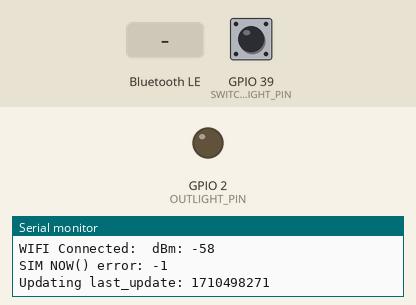
Recording of a sketch running on a simulated ESP32. On the bench: output pins drawn as LEDs (lit = HIGH), the last lines printed to the serial monitor. The test bench sets the inputs (shaded band); at power-on: GPIO 39 (SWITCH_OUTLIGHT_PIN) HIGH. WiFi joins after 1.5 s; servers stay silent unless stated; the local clock reads 2024-03-15 10:24:30 at power-on unless the sketch sets it; EEPROM starts erased; nothing arrives over Bluetooth unless stated; a phone connects over Bluetooth LE 3 s after start.

Above: at 2.9 s.
3.0 s: GPIO 39 (SWITCH_OUTLIGHT_PIN) pulled LOW for 0.15 s
At 4.2 s:
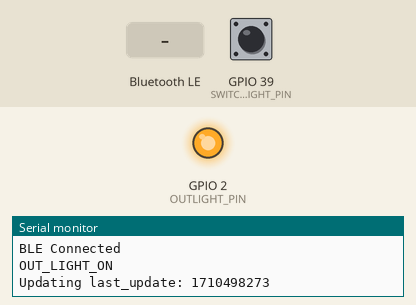
4.6 s: Bluetooth LE write "OUT_LIGHT_OFF" received
At 5.6 s:
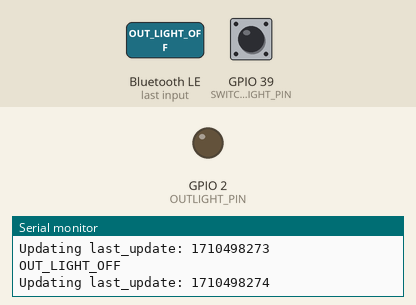
6.1 s: Bluetooth LE write "OUT_LIGHT_ON" received
At 6.7 s:
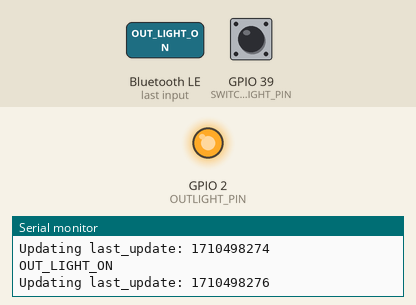
7.6 s: GPIO 39 (SWITCH_OUTLIGHT_PIN) pulled LOW for 1 s
At 7.9 s:
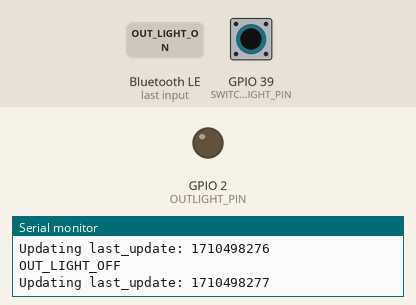
Timing chart, 0 to 10.6 s (numbered marks = the images above; inputs shaded):
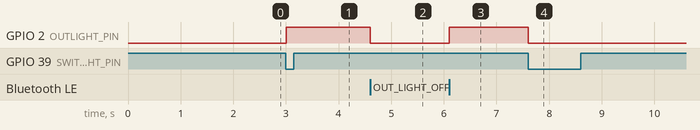

The sketch:

iratxo.ino
```cpp
#include <ArduinoJson.h>
#include <Preferences.h>
#include <RTClib.h>
#include "Ble.h"
#include "Sim.h"

#define OUTLIGHT_PIN 2
#define SWITCH_OUTLIGHT_PIN 39

unsigned long         lastOutLightDebounceTime  = 0;
const unsigned long   outLightdebounceDelay     = 2000;
unsigned long         last_update               = 0;
int                   refresh                   = 5;
static unsigned long  lastRead                  = 0;

Ble ble;
Sim sim;
Preferences prefs;
RTC_DS3231 rtc;

void setPins() {
  pinMode(OUTLIGHT_PIN, OUTPUT);
  pinMode(SWITCH_OUTLIGHT_PIN, INPUT);
  digitalWrite(OUTLIGHT_PIN, LOW);
}

void setClock() {
  Wire.begin(4, 16);

  if (!rtc.begin()) {
    Serial.println("No se detecta el RTC DS3231");
    while (1);
  }

  if (rtc.lostPower()) {
    Serial.println("RTC sin hora, ajustando...");
    rtc.adjust(DateTime(F(__DATE__), F(__TIME__)));
  }
}

void setPrefs(JsonDocument* data) {
  prefs.begin("iratxo", false);
  for (JsonPair kv : (*data)["data"].as<JsonObject>()) {
    prefs.putString(kv.key().c_str(), kv.value().as<String>());
  }
  prefs.end();
}

void setWriteCallback(String command, JsonDocument* data = nullptr) {
  JsonDocument response;

  command.trim();
  response["command"] = command;
  response["status"]  = "OK";

  if (command == "OUT_LIGHT_ON") {
    digitalWrite(OUTLIGHT_PIN, HIGH);
    response["message"]     = "Kanpoko argia piztuta";
    response["OUT_LIGHT"]   = 1;

  } else if (command == "OUT_LIGHT_OFF") {
    digitalWrite(OUTLIGHT_PIN, LOW);
    response["message"]     = "Kanpoko argia itzalita";
    response["OUT_LIGHT"]   = 0;
    response["WIFI_SSID"]   = prefs.getString("wifi_ssid", "Jesukristo");

  } else if (command == "READ_VALUES") {
    response["message"]     = "Datuak ongi irakurrita";
    response["OUT_LIGHT"]   = digitalRead(OUTLIGHT_PIN);

  } else if (command == "SET_PREFS") {
    response["message"]     = "Preferentziak aldatu";
    if(data) setPrefs(data);

  } else {
    response["message"]     = "COMMAND error";
  }

  Serial.println(command);
  updateLastUpdate();
  ble.sendNotify(response);
}

void readSwitchOutLight() {
  if (digitalRead(SWITCH_OUTLIGHT_PIN) == LOW && (millis() - lastOutLightDebounceTime) > outLightdebounceDelay) {
    lastOutLightDebounceTime = millis();
    setWriteCallback(!digitalRead(OUTLIGHT_PIN) ? "OUT_LIGHT_ON" : "OUT_LIGHT_OFF");
  }
}

void updateLastUpdate() {
  DateTime now  = rtc.now();
  last_update   = static_cast<unsigned long>(now.unixtime());
  Serial.print("Updating last_update: "); Serial.println(last_update);
}

void syncLastUpdate() {
  const unsigned long lu = sim.now();
  if(lu > 0) rtc.adjust(DateTime((time_t)lu));
}

void setup() {
  Serial.begin(115200);

  setPins();
  setClock();

  ble.setWriteCallback([](String value) {
    JsonDocument doc;
    DeserializationError error = deserializeJson(doc, value);

    if (error)  setWriteCallback(value);
    else        setWriteCallback(doc["action"].as<String>(), &doc);
  });

  sim.setWriteCallback([](String value) {
    setWriteCallback(value);
  });

  ble.connect();
  sim.connect();

  syncLastUpdate();
  updateLastUpdate();
}

void loop() {
  readSwitchOutLight();

  if(millis() - lastRead >= refresh * 60000) {
    sim.read(last_update);
    lastRead = millis();
  }

  delay(10);
}
```

Ble.cpp
```cpp
#include "Ble.h"
#include <BLEDevice.h>
#include <BLEServer.h>
#include <BLEUtils.h>
#include <BLE2902.h>
#include <ArduinoJson.h>

#define SERVICE_UUID           "8ea03f1f-de1b-4c80-bed8-4e4cc24822e2"
#define CHARACTERISTIC_UUID_RX "0e0f8877-e007-4095-ad2e-b85462fc2ae8"
#define CHARACTERISTIC_UUID_TX "3166f32a-a7ce-4e90-a28d-61907aaed70c"

BLECharacteristic *pTxCharacteristic;
bool deviceConnected = false;

// Constructor
Ble::Ble() {
    Serial.println("BLE instance created");
}

// ServerCallbacks methods
void Ble::ServerCallbacks::onConnect(BLEServer* pServer) {
  deviceConnected = true;
  Serial.println("BLE Connected");
}

void Ble::ServerCallbacks::onDisconnect(BLEServer* pServer) {
  deviceConnected = false;
  pServer->startAdvertising();
  Serial.println("BLE Disconnected");
}

// RXCallbacks constructor and methods
Ble::RXCallbacks::RXCallbacks(std::function<void(String)> cb) : callback(cb) {}

void Ble::RXCallbacks::onWrite(BLECharacteristic *pCharacteristic) {
  if (callback) {
    String value = pCharacteristic->getValue().c_str();
    if(callback) callback(value);
  }
}

// Create callbacks helpers
Ble::ServerCallbacks* Ble::createServerCallbacks() {
  return new ServerCallbacks();
}

Ble::RXCallbacks* Ble::createRXCallbacks() {
  return new RXCallbacks(writeCallback);
}

void Ble::setWriteCallback(std::function<void(String)> cb) {
  writeCallback = cb;
}

void Ble::connect() {
  set();
  Serial.println("BLE Connected");
}

void Ble::set() {
  BLEDevice::init("IRATXO");

  BLEServer *pServer = BLEDevice::createServer();
  pServer->setCallbacks(createServerCallbacks());

  BLEService *pService = pServer->createService(SERVICE_UUID);

  pTxCharacteristic = pService->createCharacteristic(
    CHARACTERISTIC_UUID_TX, BLECharacteristic::PROPERTY_NOTIFY);
  pTxCharacteristic->addDescriptor(new BLE2902());

  BLECharacteristic *pRxCharacteristic = pService->createCharacteristic(
    CHARACTERISTIC_UUID_RX, BLECharacteristic::PROPERTY_WRITE);
  pRxCharacteristic->setCallbacks(createRXCallbacks());

  pService->start();

  BLEAdvertising *pAdvertising = BLEDevice::getAdvertising();
  pAdvertising->addServiceUUID(SERVICE_UUID);
  pAdvertising->start();
}

void Ble::sendNotify(const ArduinoJson::JsonDocument& json) {
  if (deviceConnected) {
    String responseString;
    serializeJson(json, responseString);
    pTxCharacteristic->setValue(responseString.c_str());
    pTxCharacteristic->notify();
  }
}

bool Ble::isConnected() {
  return deviceConnected;
}
```

Ble.h
```cpp
#ifndef BLE_H
#define BLE_H

#include <Arduino.h>
#include <BLEServer.h>
#include <BLECharacteristic.h>
#include <functional>
#include <string>
#include <ArduinoJson.h>

class Ble {
  public:
    Ble();
    void connect();
    bool isConnected();
    void setWriteCallback(std::function<void(String)> cb);
    void sendNotify(const ArduinoJson::JsonDocument& response);

  private:
    void set();

    class ServerCallbacks : public BLEServerCallbacks {
      protected:
        void onConnect(BLEServer* pServer) override;
        void onDisconnect(BLEServer* pServer) override;
    };

    class RXCallbacks : public BLECharacteristicCallbacks {
      public:
        RXCallbacks(std::function<void(String)> cb);
      protected:
        void onWrite(BLECharacteristic *pCharacteristic) override;
      private:
        std::function<void(String)> callback;
    };

    ServerCallbacks* createServerCallbacks();
    RXCallbacks* createRXCallbacks();
    std::function<void(String)> writeCallback;
};

#endif
```

Sim.cpp
```cpp
#include "Sim.h"
#include <WiFi.h>
#include <ArduinoJson.h>
#include <ArduinoHttpClient.h>
#include <Preferences.h>

#define TINY_GSM_MODEM_SIM800
#define OUTLIGHT_PIN 2
#define SWITCH_OUTLIGHT_PIN 39

#include <TinyGsmClient.h>
HardwareSerial SerialAT(1);
TinyGsm modem(SerialAT);
TinyGsmClient client(modem);
WiFiClient wifi;

int wifi_timeout      = 5;
const char* ssid      = "Jesukristo";
const char* password  = "Bermio1982";

int rx_pin            = 13;
int tx_pin            = 5;

String host           = "api.ebu.freemyip.com";
String api            = "/api/iratxo/data";
String cts            = "/api/iratxo/cts";

bool                  connected = false;
JsonDocument          data;
extern Preferences    prefs;

Sim::Sim() {
    Serial.println("SIM instance created");
}

void Sim::setWriteCallback(std::function<void(String)> cb) {
  writeCallback = cb;
}

void Sim::connect() {

  prefs.begin("iratxo", false);
  WiFi.begin(prefs.getString("wifi_ssid", "Jesukristo"), prefs.getString("wifi_pass", "Bermio1982"));
  prefs.end();

  unsigned long start = millis();
  while (WiFi.status() != WL_CONNECTED && millis() - start < wifi_timeout * 1000) delay(500);

  if (WiFi.status() == WL_CONNECTED) {
    Serial.print("WIFI Connected: "); Serial.print(" dBm: "); Serial.println(WiFi.RSSI());
    connected = true;
  } else {
    SerialAT.begin(9600, SERIAL_8N1, rx_pin, tx_pin);
    modem.restart();

    if (modem.gprsConnect("simbase", "", "")) {
      Serial.print("GPRS Connected: "); Serial.print(" CSQ: "); Serial.println(modem.getSignalQuality());
      connected = true;
    } else {
      Serial.println("ERROR: GPRS connection failed!");
    }
  }

}

void Sim::read(unsigned long last_update ) {
  if(!connected) Sim::connect();

  HttpClient http((WiFi.status() == WL_CONNECTED) ? static_cast<Client&>(wifi) : static_cast<Client&>(client), host, 80);

  http.get(api);

  if(http.responseStatusCode() == 200) {
    DeserializationError error = deserializeJson(data, http.responseBody());

    if (!error && data["last_update"] > last_update) {
      std::vector<String> commands;

      if(data["data"]["OUT_LIGHT"] == 1)       commands.push_back("OUT_LIGHT_ON");
      else if(data["data"]["OUT_LIGHT"] == 0)  commands.push_back("OUT_LIGHT_OFF");

      for(const auto& command : commands) {
        if(writeCallback) writeCallback(command);
      }
    }

    Serial.println("SIM read Finished");
  } else {
    Serial.print("SIM READ error: "); Serial.println(http.responseStatusCode());
  }
}

unsigned long Sim::now() {
  if(!connected) return static_cast<unsigned long>(0);

  HttpClient http((WiFi.status() == WL_CONNECTED) ? static_cast<Client&>(wifi) : static_cast<Client&>(client), host, 80);
  http.get(cts);

  if(http.responseStatusCode() == 200) {
    DeserializationError error = deserializeJson(data, http.responseBody());
    return static_cast<unsigned long>(data["timestamp"].as<unsigned long>());
  }

  Serial.print("SIM NOW() error: "); Serial.println(http.responseStatusCode());
  return static_cast<unsigned long>(0);
}
```

Sim.h
```cpp
#ifndef SIM_H
#define SIM_H

#include <Arduino.h>
#include <functional>
#include <string>
#include <ArduinoJson.h>

class Sim {
  public:
    Sim();
    void connect();
    unsigned long now();
    void read(unsigned long last_update);
    bool connected;
    JsonDocument data;
    unsigned long last_update;

    void setWriteCallback(std::function<void(String)> cb);

  private:
    std::function<void(String)> writeCallback;
};

#endif
```

Measured:
- after the input at 3.0 s, GPIO 2 (OUTLIGHT_PIN): LOW → HIGH at once
- after the input at 4.6 s, GPIO 2 (OUTLIGHT_PIN): HIGH → LOW at once
- after the input at 6.1 s, GPIO 2 (OUTLIGHT_PIN): LOW → HIGH at once
- after the input at 7.6 s, GPIO 2 (OUTLIGHT_PIN): HIGH → LOW at once
